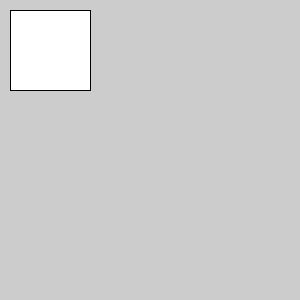
Frame 1 (no input)
Frame 60 (the mouse pressed at the canvas centre just before this capture): identical to frame 1, image omitted
Frame 120 (the mouse held since frame 60 and released just before this capture): identical to frame 1, image omitted

The Processing sketch that drew this single still picture (run headless with seeded random() and noise(); from frame 60 on, the mouse is pressed at the canvas centre):

// Processing sketch: week09_6_save_saveStrings_loadStrings
// ── week09_6_save_saveStrings_loadStrings.pde
//week09_6_save_saveStrings_loadStrings
void setup(){
  size(300, 300);
  rect(10, 10, 80, 80);
  rect(110, 110, 80, 80);
  save("file.png");
}
int x = 10, y = 10;
void draw(){
  background(204);
  rect(x, y, 80, 80);
}
void mouseDragged(){
  x += mouseX - pmouseX;
  y += mouseY - pmouseY;
}
